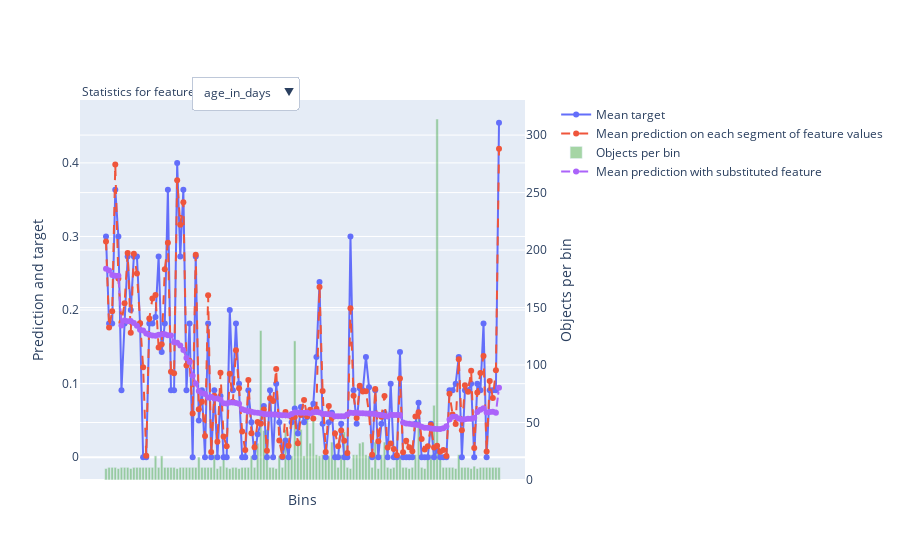

Write notebook code for a chart like this one.
### Code cell
cbc_1.calc_feature_statistics(train_pool, feature=7, plot=True);
